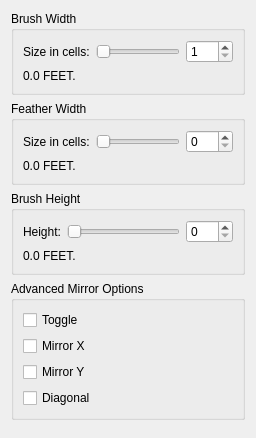
<?xml version="1.0" encoding="UTF-8"?>
<ui version="4.0">
 <class>WBQtBrushPanel</class>
 <widget class="QWidget" name="WBQtBrushPanel">
  <property name="windowTitle">
   <string>Height Brush Options</string>
  </property>
  <layout class="QVBoxLayout" name="rootLayout">
   <item>
    <widget class="QGroupBox" name="widthBox">
     <property name="title">
      <string>Brush Width</string>
     </property>
     <layout class="QVBoxLayout" name="widthLay">
      <item>
       <layout class="QHBoxLayout" name="widthRow" stretch="0,1,0">
        <item>
         <widget class="QLabel" name="widthCellsLabel">
          <property name="text">
           <string>Size in cells:</string>
          </property>
         </widget>
        </item>
        <item>
         <widget class="QSlider" name="widthSlider">
          <property name="orientation">
           <enum>Qt::Horizontal</enum>
          </property>
          <property name="minimum">
           <number>1</number>
          </property>
          <property name="maximum">
           <number>30</number>
          </property>
         </widget>
        </item>
        <item>
         <widget class="QSpinBox" name="widthSpin">
          <property name="minimum">
           <number>1</number>
          </property>
          <property name="maximum">
           <number>999</number>
          </property>
         </widget>
        </item>
       </layout>
      </item>
      <item>
       <widget class="QLabel" name="widthLabel">
        <property name="text">
         <string>0.0 FEET.</string>
        </property>
       </widget>
      </item>
     </layout>
    </widget>
   </item>
   <item>
    <widget class="QGroupBox" name="featherBox">
     <property name="title">
      <string>Feather Width</string>
     </property>
     <layout class="QVBoxLayout" name="featherLay">
      <item>
       <layout class="QHBoxLayout" name="featherRow" stretch="0,1,0">
        <item>
         <widget class="QLabel" name="featherCellsLabel">
          <property name="text">
           <string>Size in cells:</string>
          </property>
         </widget>
        </item>
        <item>
         <widget class="QSlider" name="featherSlider">
          <property name="orientation">
           <enum>Qt::Horizontal</enum>
          </property>
          <property name="minimum">
           <number>0</number>
          </property>
          <property name="maximum">
           <number>20</number>
          </property>
         </widget>
        </item>
        <item>
         <widget class="QSpinBox" name="featherSpin">
          <property name="minimum">
           <number>0</number>
          </property>
          <property name="maximum">
           <number>999</number>
          </property>
         </widget>
        </item>
       </layout>
      </item>
      <item>
       <widget class="QLabel" name="featherLabel">
        <property name="text">
         <string>0.0 FEET.</string>
        </property>
       </widget>
      </item>
     </layout>
    </widget>
   </item>
   <item>
    <widget class="QGroupBox" name="heightBox">
     <property name="title">
      <string>Brush Height</string>
     </property>
     <layout class="QVBoxLayout" name="heightLay">
      <item>
       <layout class="QHBoxLayout" name="heightRow" stretch="0,1,0">
        <item>
         <widget class="QLabel" name="heightCaptionLabel">
          <property name="text">
           <string>Height:</string>
          </property>
         </widget>
        </item>
        <item>
         <widget class="QSlider" name="heightSlider">
          <property name="orientation">
           <enum>Qt::Horizontal</enum>
          </property>
          <property name="minimum">
           <number>0</number>
          </property>
          <property name="maximum">
           <number>255</number>
          </property>
         </widget>
        </item>
        <item>
         <widget class="QSpinBox" name="heightSpin">
          <property name="minimum">
           <number>0</number>
          </property>
          <property name="maximum">
           <number>255</number>
          </property>
         </widget>
        </item>
       </layout>
      </item>
      <item>
       <widget class="QLabel" name="heightLabel">
        <property name="text">
         <string>0.0 FEET.</string>
        </property>
       </widget>
      </item>
     </layout>
    </widget>
   </item>
   <item>
    <widget class="QGroupBox" name="mirrorBox">
     <property name="title">
      <string>Advanced Mirror Options</string>
     </property>
     <layout class="QVBoxLayout" name="mirrorLay">
      <item>
       <widget class="QCheckBox" name="mirror">
        <property name="text">
         <string>Toggle</string>
        </property>
       </widget>
      </item>
      <item>
       <widget class="QCheckBox" name="mirrorX">
        <property name="text">
         <string>Mirror X</string>
        </property>
       </widget>
      </item>
      <item>
       <widget class="QCheckBox" name="mirrorY">
        <property name="text">
         <string>Mirror Y</string>
        </property>
       </widget>
      </item>
      <item>
       <widget class="QCheckBox" name="mirrorXY">
        <property name="text">
         <string>Diagonal</string>
        </property>
       </widget>
      </item>
     </layout>
    </widget>
   </item>
   <item>
    <spacer name="bottomSpacer">
     <property name="orientation">
      <enum>Qt::Vertical</enum>
     </property>
    </spacer>
   </item>
  </layout>
 </widget>
 <resources/>
 <connections/>
</ui>
